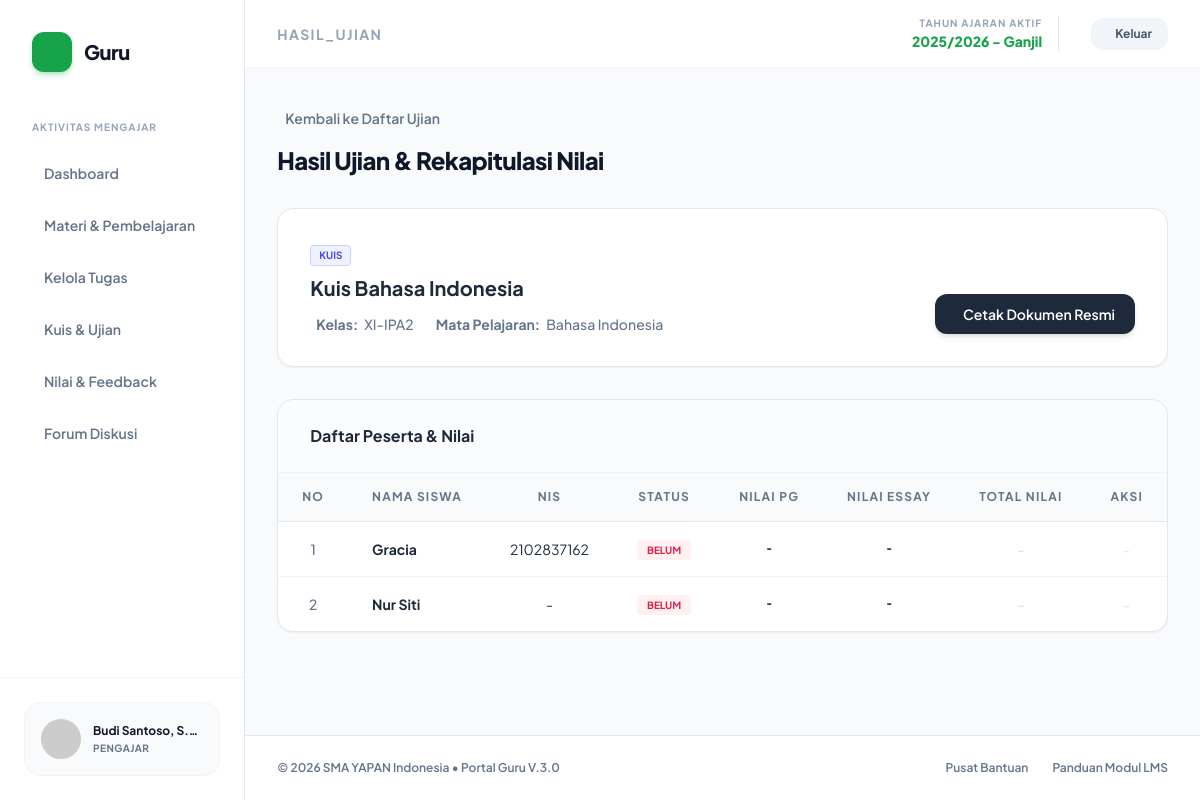
Screenshot of /guru/hasil_ujian.php?id_ujian=2 (signed in) with the database file from the repository.
### tables this page shows
CREATE TABLE `ujian` (
  `id_ujian` int(11) NOT NULL,
  `judul_ujian` varchar(150) NOT NULL,
  `deskripsi` text DEFAULT NULL,
  `jenis_evaluasi` enum('Kuis','Ulangan Harian','UTS','UAS') DEFAULT 'Kuis',
  `durasi` int(11) NOT NULL,
  `tgl_mulai` datetime NOT NULL,
  `tgl_selesai` datetime NOT NULL,
  `id_kelas` int(11) NOT NULL,
  `id_mapel` int(11) NOT NULL,
  `id_guru` int(11) NOT NULL,
  `tgl_buat` timestamp NOT NULL DEFAULT current_timestamp(),
  `waktu` int(11) NOT NULL DEFAULT 60
);

CREATE TABLE `kelas` (
  `id_kelas` int(11) NOT NULL,
  `nama_kelas` varchar(20) NOT NULL
);

CREATE TABLE `mapel` (
  `id_mapel` int(11) NOT NULL,
  `nama_mapel` varchar(100) NOT NULL,
  `id_kelas` int(11) DEFAULT NULL
);

CREATE TABLE `users` (
  `id_user` int(11) NOT NULL,
  `username` varchar(50) NOT NULL,
  `password` varchar(255) NOT NULL,
  `nama_lengkap` varchar(100) NOT NULL,
  `nip` varchar(50) DEFAULT NULL,
  `tahun_masuk` varchar(20) DEFAULT NULL,
  `tahun_keluar` varchar(20) DEFAULT 'Sekarang',
  `nisn` varchar(20) DEFAULT NULL,
  `nis` varchar(20) DEFAULT NULL,
  `status_aktif` enum('Aktif','Non-Aktif') DEFAULT 'Aktif',
  `role` enum('admin','guru','siswa') NOT NULL,
  `id_kelas` int(11) DEFAULT NULL,
  `status` varchar(20) DEFAULT 'aktif',
  `id_mapel` int(11) DEFAULT NULL
);

### guru/hasil_ujian.php (the view, shortened to what this page needs)
<?php
require_once '../config/koneksi.php';
$id_guru = $_SESSION['id_user'];
$id_ujian = mysqli_real_escape_string($koneksi, $_GET['id_ujian']);
$query_ujian = mysqli_query($koneksi, "
    SELECT ujian.*, kelas.nama_kelas, mapel.nama_mapel
    FROM ujian
    LEFT JOIN kelas ON ujian.id_kelas = kelas.id_kelas
    LEFT JOIN mapel ON ujian.id_mapel = mapel.id_mapel
    WHERE ujian.id_ujian='$id_ujian' AND ujian.id_guru='$id_guru'
");
$data_ujian = mysqli_fetch_assoc($query_ujian);
$id_kelas_target = $data_ujian['id_kelas'];
$cek_essay = mysqli_query($koneksi, "SELECT id_soal FROM soal_ujian WHERE id_ujian='$id_ujian' AND jenis_soal='Essay'");
$ada_essay = (mysqli_num_rows($cek_essay) > 0) ? true : false;
include 'includes/header.php';
?>
<div class="print-container mb-8">
    <div class="no-print mb-8">
        <a href="ujian.php" class="inline-flex items-center gap-2 text-sm font-semibold text-slate-500 hover:text-guru-600 transition-colors mb-4">
            <i class="ph ph-arrow-left"></i> Kembali ke Daftar Ujian
        </a>
        <h1 class="text-2xl font-extrabold text-slate-900 tracking-tight">Hasil Ujian & Rekapitulasi Nilai</h1>
    </div>
    <div class="bg-white border border-slate-200 rounded-2xl shadow-sm p-6 lg:p-8 mb-8 flex flex-col md:flex-row justify-between gap-6 print-container print:mb-2">
        <div>
            <span class="no-print inline-block px-2 py-0.5 bg-indigo-50 text-indigo-600 border border-indigo-200 font-bold text-[10px] uppercase rounded mb-2">
                <?php echo $data_ujian['jenis_evaluasi']; ?>
            </span>
            <h2 class="text-xl font-bold text-slate-800 mb-1 print:text-lg print:uppercase"><?php echo htmlspecialchars($data_ujian['judul_ujian']); ?></h2>
            <div class="flex items-center gap-4 text-sm text-slate-500 font-medium mt-3 print:grid print:grid-cols-2 print:gap-x-12 print:gap-y-1 print:mt-4 print:text-slate-800">
                <span class="flex items-center gap-1.5"><i class="ph ph-door text-guru-500 no-print"></i> <b>Kelas:</b> <?php echo $data_ujian['nama_kelas']; ?></span>
                <span class="flex items-center gap-1.5"><i class="ph ph-book-open text-blue-500 no-print"></i> <b>Mata Pelajaran:</b> <?php echo $data_ujian['nama_mapel']; ?></span>
            </div>
        </div>
        <div class="flex items-end no-print">
            <button onclick="window.print()" class="px-5 py-2.5 bg-slate-800 text-white font-semibold rounded-xl shadow-md hover:bg-slate-900 transition-all flex items-center gap-2 text-sm">
                <i class="ph ph-printer text-lg"></i> Cetak Dokumen Resmi
            </button>
        </div>
    </div>
    <div class="bg-white border border-slate-200 rounded-2xl shadow-sm overflow-hidden print-container">
        <div class="p-6 border-b border-slate-100 bg-slate-50/50 flex justify-between items-center no-print">
            <h3 class="font-bold text-slate-800"><i class="ph ph-users-three text-guru-500 mr-2"></i> Daftar Peserta & Nilai</h3>
        </div>
        <div class="overflow-x-auto">
            <table class="w-full text-left border-collapse whitespace-nowrap">
                <thead>
                    <tr class="bg-slate-50 border-b border-slate-200 text-slate-500 text-xs uppercase tracking-widest print:bg-slate-200 print:text-slate-900">
                        <th class="px-6 py-4 font-bold w-16 text-center">No</th>
                        <th class="px-6 py-4 font-bold">Nama Siswa</th>
                        <th class="px-6 py-4 font-bold text-center">NIS</th>
                        <th class="px-6 py-4 font-bold text-center no-print">Status</th>
                        <th class="px-6 py-4 font-bold text-center">Nilai PG</th>
                        <th class="px-6 py-4 font-bold text-center">Nilai Essay</th>
                        <th class="px-6 py-4 font-bold text-center">Total Nilai</th>
                        <th class="px-6 py-4 font-bold text-center w-32 no-print">Aksi</th>
                    </tr>
                </thead>
                <tbody class="divide-y divide-slate-100 text-sm">
                    <?php
                    $no = 1;
                    $q_hasil = mysqli_query($koneksi, "
                        SELECT users.id_user, users.nama_lengkap, users.nis,
                               nilai_ujian.waktu_selesai, nilai_ujian.nilai_pg, nilai_ujian.nilai_essay, nilai_ujian.status_koreksi
                        FROM users
                        LEFT JOIN nilai_ujian ON users.id_user = nilai_ujian.id_siswa AND nilai_ujian.id_ujian = '$id_ujian'
                        WHERE users.id_kelas = '$id_kelas_target' AND users.role = 'siswa'
                        ORDER BY users.nama_lengkap ASC
                    ");
                    if(mysqli_num_rows($q_hasil) > 0):
                        while($siswa = mysqli_fetch_assoc($q_hasil)):
                            $nilai_pg = isset($siswa['nilai_pg']) ? $siswa['nilai_pg'] : 0;
                            $nilai_essay = isset($siswa['nilai_essay']) ? $siswa['nilai_essay'] : 0;
                            $total_nilai = $nilai_pg + $nilai_essay;
                            $status_badge = "";
                            $sudah_mengerjakan = false;
                            if (is_null($siswa['waktu_selesai']) && !isset($siswa['status_koreksi'])) {
                                $status_badge = '<span class="px-2.5 py-1 bg-rose-50 text-rose-600 font-bold text-[10px] uppercase rounded">Belum</span>';
                            } elseif (is_null($siswa['waktu_selesai']) && isset($siswa['status_koreksi'])) {
                                $status_badge = '<span class="px-2.5 py-1 bg-amber-50 text-amber-600 font-bold text-[10px] uppercase rounded">Sedang Ujian</span>';
                            } else {
                                $sudah_mengerjakan = true;
                                $status_badge = '<span class="px-2.5 py-1 bg-emerald-50 text-emerald-600 font-bold text-[10px] uppercase rounded">Selesai</span>';
                            }
                    ?>
                    <tr class="hover:bg-slate-50/50 transition-colors">
                        <td class="px-6 py-4 text-slate-500 font-medium text-center print:text-black"><?php echo $no++; ?></td>
                        <td class="px-6 py-4">
                            <p class="font-bold text-slate-800 text-sm print:font-medium"><?php echo htmlspecialchars($siswa['nama_lengkap']); ?></p>
                        </td>
                        <td class="px-6 py-4 text-center print:text-black">
                            <?php echo !empty($siswa['nis']) ? $siswa['nis'] : '-'; ?>
                        </td>
                        <td class="px-6 py-4 text-center no-print">
                            <?php echo $status_badge; ?>
                        </td>
                        <td class="px-6 py-4 text-center font-mono font-bold text-slate-700 print:font-sans print:text-black">
                            <?php echo $sudah_mengerjakan ? floatval($nilai_pg) : '-'; ?>
                        </td>
                        <td class="px-6 py-4 text-center font-mono font-bold text-slate-700 print:font-sans print:text-black">
                            <?php
                                if($sudah_mengerjakan) {
                                    if($ada_essay && $siswa['status_koreksi'] == 'Menunggu Koreksi Essay') {
                                        echo '<span class="text-amber-500 text-xs no-print"><i class="ph ph-clock mr-1"></i> Menunggu</span>';
                                        echo '<span class="print-only">-</span>';
                                    } else {
                                        echo floatval($nilai_essay);
                                    }
                                } else {
                                    echo '-';
                                }
                            ?>
                        </td>
                        <td class="px-6 py-4 text-center print:font-bold print:text-black">
                            <?php if($sudah_mengerjakan): ?>
                                <span class="inline-flex items-center justify-center w-10 h-10 rounded-full bg-slate-100 border border-slate-200 text-slate-800 font-black text-sm print:border-none print:bg-transparent">
                                    <?php echo floatval($total_nilai); ?>
                                </span>
                            <?php else: ?>
                                <span class="text-slate-300 print:text-black">-</span>
                            <?php endif; ?>
                        </td>
                        <td class="px-6 py-4 text-center no-print">
                            <?php if($sudah_mengerjakan && $ada_essay): ?>
                                <a href="#" class="px-3 py-1.5 bg-amber-100 text-amber-700 hover:bg-amber-200 font-bold text-xs rounded-lg transition-colors">Koreksi</a>
                            <?php elseif($sudah_mengerjakan && !$ada_essay): ?>
                                <span class="text-xs text-slate-400 italic">Otomatis</span>
                            <?php else: ?>
                                <span class="text-xs text-slate-300">-</span>
                            <?php endif; ?>
                        </td>
                    </tr>
                    <?php
                        endwhile;
                    endif; ?>
                </tbody>
            </table>
        </div>
    </div>
</div>
<?php include 'includes/footer.php'; ?>

### guru/includes/header.php (style rules this page uses)
body { font-family: 'Plus Jakarta Sans', sans-serif; background-color: #f8fafc; }

### rows the page displays
ujian: jenis_evaluasi "KUIS", judul_ujian "Kuis Bahasa Indonesia", id_kelas.nama_kelas "XI-IPA2", id_mapel.nama_mapel "Bahasa Indonesia"
users: nama_lengkap "Gracia", nis "2102837162"
users: nama_lengkap "Nur Siti"

### other values shown
$_SESSION['nama'] "Budi Santoso, S.…"
str_replace('.php', '', ucfirst($current_page)) "HASIL_UJIAN"
$_SESSION['nama_tahun_aktif'] "2025/2026"
$_SESSION['semester_aktif'] "Ganjil"
